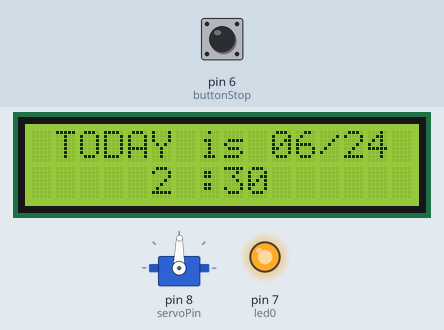
The sketch below on a simulated Arduino Uno, built with avr-gcc and run on an emulated ATmega328P. Parts: servo, 16×2 character LCD, output pins drawn as LEDs (lit = HIGH). The inputs (shaded band) are chosen by the test bench; at power-on: pin 6 (buttonStop) HIGH. What the sketch prints to the serial monitor is not drawn.

Above: at 4.7 s.
4.8 s: pin 6 (buttonStop) pulled LOW for 3.2 s
At 8.6 s:
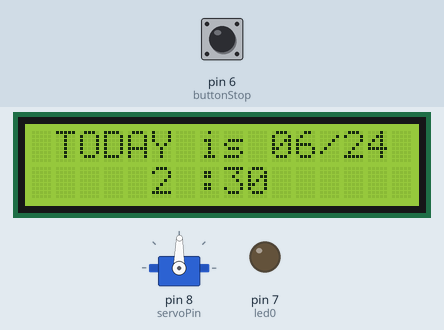
9.5 s: pin 6 (buttonStop) pulled LOW for 0.15 s
At 10.2 s:
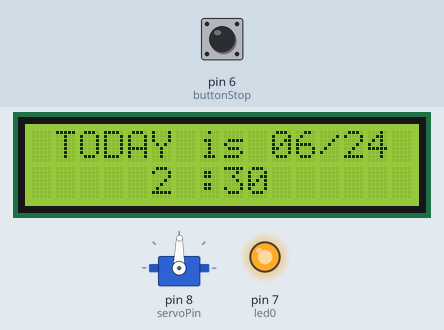
11.1 s: pin 6 (buttonStop) pulled LOW for 1 s
At 11.5 s:
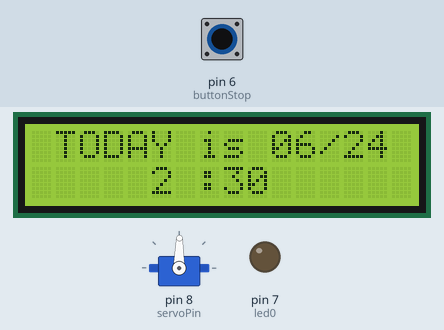
Timing chart, 0 to 14.1 s (numbered marks = the images above; inputs shaded):
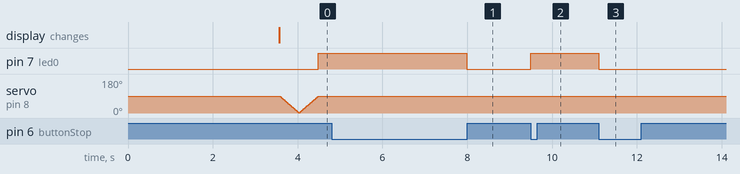

Measured:
- after the input at 4.8 s, pin 7 (led0): HIGH → LOW after 3.2 s
- after the input at 9.5 s, pin 7 (led0): LOW → HIGH at once
- after the input at 11.1 s, pin 7 (led0): HIGH → LOW at once

The sketch:

lcd__led.ino
```cpp
#include <LiquidCrystal.h>
#include <Servo.h>
#include <TimeLib.h>
#include <time.h>


#include "SoftwareSerial.h"
SoftwareSerial mySerial(10, 11);
# define Start_Byte 0x7E
# define Version_Byte 0xFF
# define Command_Length 0x06
# define End_Byte 0xEF
# define Acknowledge 0x00 //Returns info with command 0x41 [0x01: info, 0x00: no info]
# define ACTIVATED LOW


int led0 = 7;
int buttonStop = 6;
boolean isPlaying = false;
boolean bLedOn = false;
boolean bSwOn = false;


const int rs = 12, en = 9, d4 = 5, d5 = 4, d6 = 3, d7 = 2;
int servoPin = 8;
int sem=0;
Servo servo;
int angle = 0; // servo position in degrees

//사용자 입력 변수
int hourr = 2;
int minu = 30;

//현재시간
int nhour=0;
int nminu=0;

LiquidCrystal lcd(rs, en, d4, d5, d6, d7);

void setup() {
  Serial.begin(9600);
  digitalWrite(led0, LOW);
  pinMode(buttonStop, INPUT);
  digitalWrite(buttonStop,HIGH);

  playFirst();
  isPlaying = false;

  pinMode(led0, OUTPUT);

  //현재시간
  setTime(2,30,0,1,11,11);
  //adjustTime(adjustment);

  servo.attach(servoPin);

  lcd.begin(16, 2);
  // Print a message to the LCD.
  lcd.print(" TODAY is 06/24");
}


  void playFirst()
  {
    execute_CMD(0x3F, 0, 0);
    delay(500);
    setVolume(20);
    delay(500);
    execute_CMD(0x11,0,1);
    delay(500);
  }

  void pause()
  {
    execute_CMD(0x0E,0,0);
    delay(500);
  }

  void play()
  {
    execute_CMD(0x0D,0,1);
    delay(500);
  }

  void playNext()
  {
    execute_CMD(0x01,0,1);
    delay(500);
  }

  void playPrevious()
  {
    execute_CMD(0x02,0,1);
    delay(500);
  }

  void setVolume(int volume)
  {
    execute_CMD(0x06, 0, volume); // Set the volume (0x00~0x30)
    delay(2000);
}

void execute_CMD(byte CMD, byte Par1, byte Par2)
// Excecute the command and parameters
{
// Calculate the checksum (2 bytes)
word checksum = -(Version_Byte + Command_Length + CMD + Acknowledge + Par1 + Par2);
// Build the command line
byte Command_line[10] = { Start_Byte, Version_Byte, Command_Length, CMD, Acknowledge,
Par1, Par2, highByte(checksum), lowByte(checksum), End_Byte};
//Send the command line to the module
for (byte k=0; k<10; k++)
  {
  mySerial.write( Command_line[k]);
 }
}

void moto(){
  for(angle = 90; angle > 0; angle--)
  {
    servo.write(angle);
    delay(5);
  }
  // now scan back from 180 to 0 degrees
  for(angle = 0; angle < 90; angle++)
  {
    servo.write(angle);
    delay(5);
  }
 }

void loop() {

  lcd.setCursor(5, 1);
  lcd.print(hourr);
  lcd.setCursor(7, 1);
  lcd.print(":");
  lcd.setCursor(8, 1);
  lcd.print(minu);

  nhour = hour();
  nminu= minute();

   if (digitalRead(buttonStop) == ACTIVATED)
  {
  if(bSwOn == false) {
      bSwOn = true;
      if(bLedOn == false){
        digitalWrite(led0, LOW);
        bLedOn = true;
        } else {
          digitalWrite(led0, HIGH);
          bLedOn = false;
          }
        }

    if(isPlaying)
    {
      pause();
      isPlaying = false;
    }else
    {
      isPlaying = true;
      play();
    }
  }
 else {
        bSwOn = false;
      }

  if(hourr== nhour){
    if(minu==nminu){
      if(sem==0){
        moto();
        digitalWrite(led0, HIGH);
        playFirst();
        isPlaying = true;
        Serial.println("start\n");
        sem=1;
      }
    }
  }

}
```
